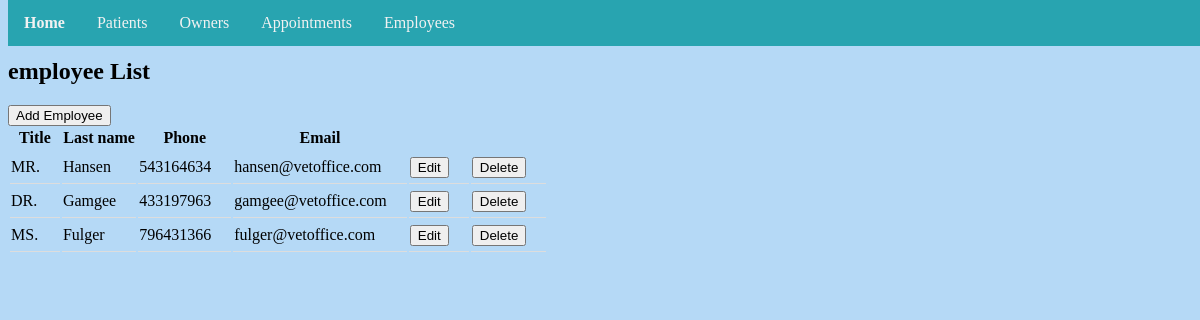
Screenshot of /employee/list/ with the database file from the repository.
### employee/models.py (models this page shows, shortened)
class Employee(models.Model):
    TITLE_CHOICE = [
        ('MR.', 'Mr.'),
        ('MISS.', 'Miss.'),
        ('MS.', 'Ms.'),
        ('MRS.', 'Mrs.'),
        ('DR.', 'Dr.'),
    ]
    first_name = models.CharField(max_length=200)
    last_name = models.CharField(max_length=200)
    title = models.CharField(max_length=5, choices=TITLE_CHOICE, default='Dr.')
    phone = models.IntegerField()
    email = models.CharField(max_length=200)

### employee/views.py (the view)
# urls.py: path('list/', views.EmployeeList.as_view(), name='employeelist'),
class EmployeeList(ListView):
    model = Employee
    template_name = 'employee_list.html'

### templates/employee_list.html (shortened to what this page needs)
{% extends './base.html' %}
{% block content %}
<h2>employee List</h2>
<a href="{% url 'employee:employeecreate' %}"><button class"btn">Add Employee</button></a>
<table id="employees">
  <tr>
    <th>Title</th>
    <th>Last name</th>
    <th>Phone</th>
    <th>Email</th>
    <th> </th>
    <th> </th>
  </tr>
    {% for employee in employee_list %}
  <tr>
    <td>{{ employee.title }}</td>
    <td>{{ employee.last_name }}</td>
    <td>{{ employee.phone }}</td>
    <td>{{ employee.email }}</td>
    <td><a href="{% url 'employee:employeeupdate' employee.id %}"><button>Edit</button></a></td>
    <td><a href="{% url 'employee:employeedelete' employee.id %}"><button>Delete</button></a></td>
  </tr>
  {% endfor %}
</table>
{% endblock %}

### static/css/style.css (style rules this page uses)
body { background-image: url("images/background.jpg"); background-repeat: no-repeat; background-color: #b5d9f6; background-position: center; background-size: cover; padding-top: 30px; height: 2000px; }
.owners th, td { text-align: left; padding-right: 20px; padding-top: 5px; padding-bottom: 5px; border-bottom: 1px solid #ddd; }

### rows the page displays
Employee: title "MR.", last_name "Hansen", phone "543164634", email "hansen@vetoffice.com"
Employee: title "DR.", last_name "Gamgee", phone "433197963", email "gamgee@vetoffice.com"
Employee: title "MS.", last_name "Fulger", phone "796431366", email "fulger@vetoffice.com"
